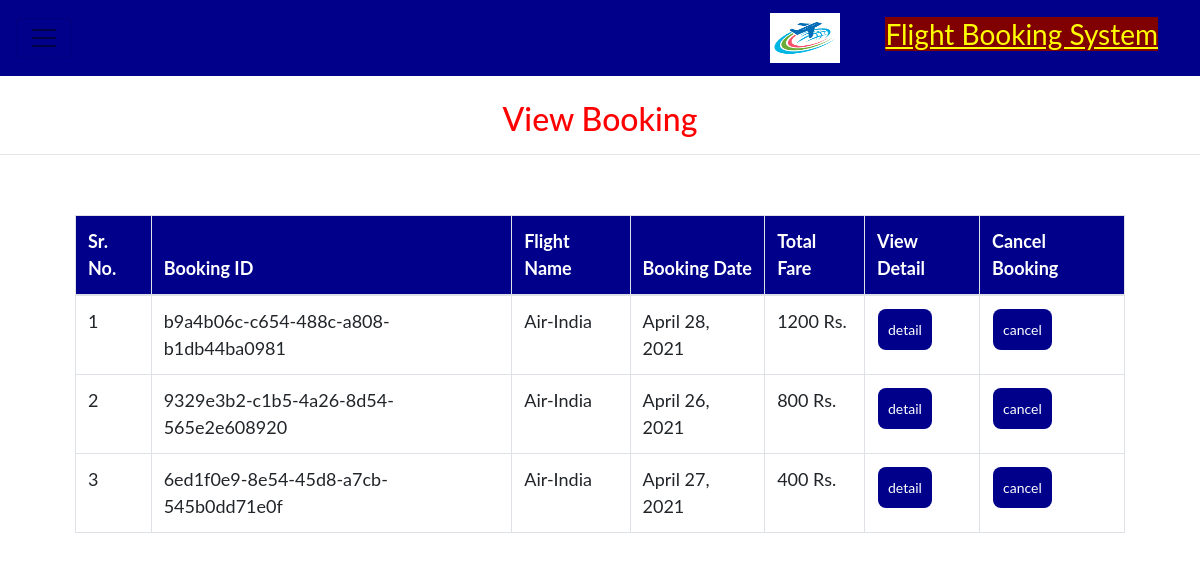
/mybooking/ (signed in), run on the app's committed database.
### air/models.py (models this page shows, shortened)
class Booking(models.Model):
    user = models.ForeignKey(User,related_name='+', on_delete=models.CASCADE, null=True)
    airline = models.ForeignKey(Airline, on_delete=models.CASCADE, null=True)
    mobile = models.CharField(max_length=100, null=True, blank=True)
    booking_id = models.UUIDField(primary_key=True, default=uuid.uuid4, editable=False)
    total_price = models.CharField(max_length=100, null=True, blank=True)
    city = models.CharField(max_length=100, null=True, blank=True)
    state = models.CharField(max_length=100, null=True, blank=True)
    country = models.CharField(max_length=100, null=True, blank=True)
    pincode = models.CharField(max_length=100, null=True, blank=True)
    date = models.DateField(null=True, blank=True)

class Airline(models.Model):
    company_name = models.CharField(max_length=100,null=True)
    flight_name = models.CharField(max_length=100,null=True)
    airport_name = models.CharField(max_length=100,null=True)
    airline_number = models.CharField(max_length=100,null=True)
    from_city = models.CharField(max_length=100,null=True,choices=CITY_CHOICE)
    from_city_arrival = models.CharField(max_length=100,null=True)
    from_city_departure = models.CharField(max_length=100,null=True)
    to_city_arrival = models.CharField(max_length=100,null=True)
    to_city_departure = models.CharField(max_length=100,null=True)
    to_city = models.CharField(max_length=100,null=True,choices=CITY_CHOICE)
    days = models.TextField(null=True)
    fare_economy =models.CharField(max_length=100,null=True)
    number_of_seat_e =models.CharField(max_length=100,null=True)
    number_of_seat_b =models.CharField(max_length=100,null=True)
    fare_business =models.CharField(max_length=100,null=True)
    image = models.FileField(null=True)

### air/views.py (the view)
# urls.py: path('mybooking/', mybooking, name='mybooking'),
def mybooking(request):
    if not request.user.is_authenticated:
        return redirect('login')
    pro = Booking_Passenger.objects.filter(user=request.user)
    book = Booking.objects.filter(user=request.user)
    d={'book':book,'pro':pro}
    return render(request,'mybooking.html',d)

### air/templates/mybooking.html (shortened to what this page needs)
{% extends 'home.html' %}
{% block body %}
<center><h2 style="color:red;margin-top:2%">View Booking</h2></center><hr>
 <div class="container" style="width:90%">
<table class="table table-bordered" id="myTable">
  <thead>
  <tr>
    <th>Sr. No.</th>
    <th>Booking ID</th>
    <th>Flight Name</th>
    <th>Booking Date</th>
      <th>Total Fare</th>
    <th>View Detail</th>
    <th>Cancel Booking</th>
  </tr>
  </thead>
   <tbody>
{% for i in book %}
  <tr>
      <td>{{forloop.counter}}</td>
    <td>{{i.booking_id}}</td>
    <td>{{i.airline.flight_name}}</td>
    <td>{{i.date}}</td>
      <td>{{i.total_price}} Rs.</td>
      <td><a href="{% url 'booking_detail' i.booking_id %}"><button class="button button1">detail</button></a></td>
      <td><a href="{% url 'delete_booking' i.booking_id %}" onclick="return confirm('Are you sure?')"><button class="button button1" id="#delete">cancel</button></a></td>
  </tr>
   {% endfor %}
    </tbody>
</table>
 </div>
{% endblock %}

### air/templates/home.html (style rules this page uses)
.button { background-color: darkblue; border: none; color: white; padding: 10px; text-align: center; text-decoration: none; display: inline-block; font-size: 14px; margin: 1px 1px; cursor: pointer; }
.button1 { border-radius: 8px; }
* { box-sizing: border-box; }
#myTable { border-collapse: collapse; width: 100%; border: 1px solid #ddd; font-size: 18px; }
#myTable th { text-align: left; padding: 12px; background-color:darkblue ; color: white; }
#myTable td { text-align: left; padding: 12px; background-color: white; }
#myTable tr { border-bottom: 1px solid #ddd; }
body { font-family: "Lato", sans-serif; }

### data on the page
Booking: booking_id "b9a4b06c-c654-488c-a808-b1db44ba0981", airline.flight_name "Air-India", date "April 28, 2021", total_price "1200"
Booking: booking_id "9329e3b2-c1b5-4a26-8d54-565e2e608920", airline.flight_name "Air-India", date "April 26, 2021", total_price "800"
Booking: booking_id "6ed1f0e9-8e54-45d8-a7cb-545b0dd71e0f", airline.flight_name "Air-India", date "April 27, 2021", total_price "400"
